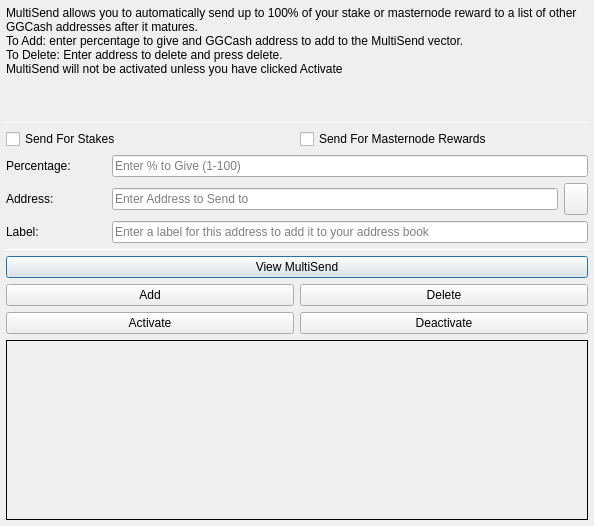
<?xml version="1.0" encoding="UTF-8"?>
<ui version="4.0">
 <class>MultiSendDialog</class>
 <widget class="QDialog" name="MultiSendDialog">
  <property name="windowModality">
   <enum>Qt::NonModal</enum>
  </property>
  <property name="geometry">
   <rect>
    <x>0</x>
    <y>0</y>
    <width>594</width>
    <height>526</height>
   </rect>
  </property>
  <property name="windowTitle">
   <string>MultiSend</string>
  </property>
  <layout class="QVBoxLayout" name="verticalLayout" stretch="0">
   <property name="margin">
    <number>6</number>
   </property>
   <item>
    <layout class="QVBoxLayout" name="verticalLayout_Main" stretch="1,1,1,0,1,1,1">
     <item>
      <widget class="QLabel" name="label_2">
       <property name="lineWidth">
        <number>1</number>
       </property>
       <property name="text">
        <string>MultiSend allows you to automatically send up to 100% of your stake or masternode reward to a list of other GGCash addresses after it matures.
To Add: enter percentage to give and GGCash address to add to the MultiSend vector.
To Delete: Enter address to delete and press delete.
MultiSend will not be activated unless you have clicked Activate</string>
       </property>
       <property name="alignment">
        <set>Qt::AlignLeading|Qt::AlignLeft|Qt::AlignTop</set>
       </property>
       <property name="wordWrap">
        <bool>true</bool>
       </property>
      </widget>
     </item>
     <item>
      <widget class="Line" name="line">
       <property name="minimumSize">
        <size>
         <width>0</width>
         <height>1</height>
        </size>
       </property>
       <property name="maximumSize">
        <size>
         <width>16777215</width>
         <height>1</height>
        </size>
       </property>
       <property name="orientation">
        <enum>Qt::Horizontal</enum>
       </property>
      </widget>
     </item>
     <item>
      <layout class="QVBoxLayout" name="verticalLayout_Settings">
       <item>
        <layout class="QHBoxLayout" name="horizontalLayout">
         <item>
          <widget class="QCheckBox" name="multiSendStakeCheckBox">
           <property name="text">
            <string>Send For Stakes</string>
           </property>
          </widget>
         </item>
         <item>
          <widget class="QCheckBox" name="multiSendMasternodeCheckBox">
           <property name="text">
            <string>Send For Masternode Rewards</string>
           </property>
          </widget>
         </item>
        </layout>
       </item>
       <item>
        <layout class="QHBoxLayout" name="horizontalLayout_6">
         <item>
          <widget class="QLabel" name="label">
           <property name="minimumSize">
            <size>
             <width>100</width>
             <height>0</height>
            </size>
           </property>
           <property name="toolTip">
            <string>Percentage of stake to send</string>
           </property>
           <property name="text">
            <string>Percentage:</string>
           </property>
          </widget>
         </item>
         <item>
          <widget class="QLineEdit" name="multiSendPercentEdit">
           <property name="toolTip">
            <string>Enter whole numbers 1 - 100</string>
           </property>
           <property name="placeholderText">
            <string>Enter % to Give (1-100)</string>
           </property>
          </widget>
         </item>
        </layout>
       </item>
       <item>
        <layout class="QHBoxLayout" name="horizontalLayout_7">
         <item>
          <widget class="QLabel" name="label_5">
           <property name="minimumSize">
            <size>
             <width>100</width>
             <height>0</height>
            </size>
           </property>
           <property name="toolTip">
            <string>Address to send portion of stake to</string>
           </property>
           <property name="text">
            <string>Address:</string>
           </property>
          </widget>
         </item>
         <item>
          <widget class="QLineEdit" name="multiSendAddressEdit">
           <property name="toolTip">
            <string/>
           </property>
           <property name="placeholderText">
            <string>Enter Address to Send to</string>
           </property>
          </widget>
         </item>
         <item>
          <widget class="QToolButton" name="addressBookButton">
           <property name="maximumSize">
            <size>
             <width>16777215</width>
             <height>32</height>
            </size>
           </property>
           <property name="toolTip">
            <string>Choose an address from the address book</string>
           </property>
           <property name="text">
            <string/>
           </property>
           <property name="icon">
            <iconset resource="../ggcash.qrc">
             <normaloff>:/icons/address-book</normaloff>:/icons/address-book</iconset>
           </property>
           <property name="shortcut">
            <string>Alt+A</string>
           </property>
          </widget>
         </item>
        </layout>
       </item>
      </layout>
     </item>
     <item>
      <layout class="QHBoxLayout" name="horizontalLayout_3">
       <item>
        <widget class="QLabel" name="label_3">
         <property name="minimumSize">
          <size>
           <width>100</width>
           <height>0</height>
          </size>
         </property>
         <property name="text">
          <string>Label:</string>
         </property>
        </widget>
       </item>
       <item>
        <widget class="QLineEdit" name="labelAddressLabelEdit">
         <property name="placeholderText">
          <string>Enter a label for this address to add it to your address book</string>
         </property>
        </widget>
       </item>
      </layout>
     </item>
     <item>
      <widget class="Line" name="line_2">
       <property name="minimumSize">
        <size>
         <width>0</width>
         <height>1</height>
        </size>
       </property>
       <property name="maximumSize">
        <size>
         <width>16777215</width>
         <height>1</height>
        </size>
       </property>
       <property name="orientation">
        <enum>Qt::Horizontal</enum>
       </property>
      </widget>
     </item>
     <item>
      <layout class="QVBoxLayout" name="verticalLayout_Buttons">
       <item>
        <layout class="QHBoxLayout" name="horizontalLayout_4">
         <item>
          <widget class="QPushButton" name="viewButton">
           <property name="toolTip">
            <string/>
           </property>
           <property name="statusTip">
            <string>View MultiSend Vector</string>
           </property>
           <property name="text">
            <string>View MultiSend</string>
           </property>
          </widget>
         </item>
        </layout>
       </item>
       <item>
        <layout class="QHBoxLayout" name="horizontalLayout_2">
         <item>
          <widget class="QPushButton" name="addButton">
           <property name="toolTip">
            <string/>
           </property>
           <property name="statusTip">
            <string>Add to MultiSend Vector</string>
           </property>
           <property name="text">
            <string>Add</string>
           </property>
          </widget>
         </item>
         <item>
          <widget class="QPushButton" name="deleteButton">
           <property name="toolTip">
            <string/>
           </property>
           <property name="statusTip">
            <string>Delete Address From MultiSend Vector</string>
           </property>
           <property name="text">
            <string>Delete</string>
           </property>
          </widget>
         </item>
        </layout>
       </item>
       <item>
        <layout class="QHBoxLayout" name="horizontalLayout_5">
         <item>
          <widget class="QPushButton" name="activateButton">
           <property name="statusTip">
            <string>Activate MultiSend</string>
           </property>
           <property name="text">
            <string>Activate</string>
           </property>
          </widget>
         </item>
         <item>
          <widget class="QPushButton" name="disableButton">
           <property name="statusTip">
            <string>Deactivate MultiSend</string>
           </property>
           <property name="text">
            <string>Deactivate</string>
           </property>
          </widget>
         </item>
        </layout>
       </item>
      </layout>
     </item>
     <item>
      <widget class="QLabel" name="message">
       <property name="minimumSize">
        <size>
         <width>0</width>
         <height>180</height>
        </size>
       </property>
       <property name="frameShape">
        <enum>QFrame::Panel</enum>
       </property>
       <property name="frameShadow">
        <enum>QFrame::Plain</enum>
       </property>
       <property name="lineWidth">
        <number>1</number>
       </property>
       <property name="midLineWidth">
        <number>1</number>
       </property>
       <property name="text">
        <string/>
       </property>
       <property name="alignment">
        <set>Qt::AlignLeading|Qt::AlignLeft|Qt::AlignTop</set>
       </property>
       <property name="wordWrap">
        <bool>true</bool>
       </property>
      </widget>
     </item>
    </layout>
   </item>
  </layout>
 </widget>
 <resources>
  <include location="../ggcash.qrc"/>
 </resources>
 <connections/>
</ui>
